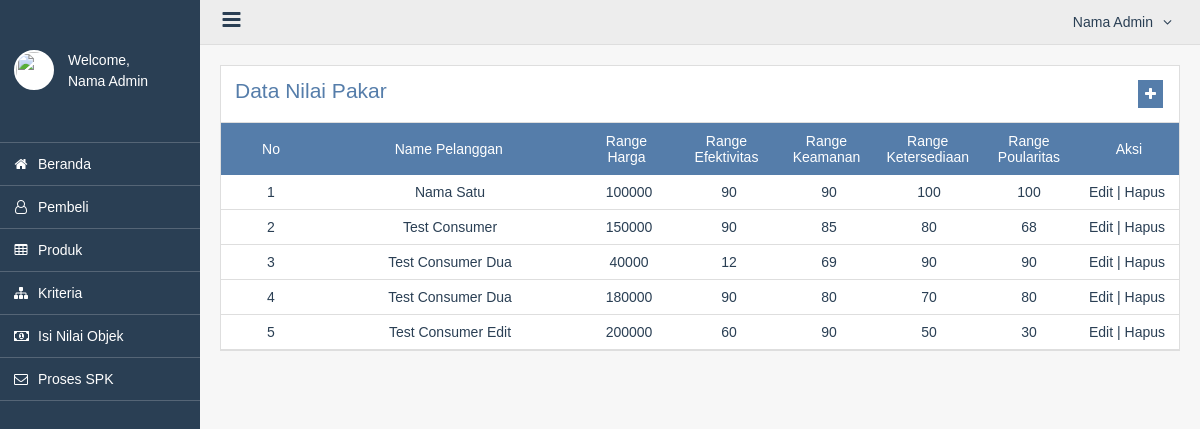
Screenshot of /penilaian.php (signed in) with the database file from the repository.
### tables this page shows
CREATE TABLE `penilaian` (
  `penilaian_id` int(11) NOT NULL,
  `name` varchar(244) NOT NULL,
  `harga` int(11) NOT NULL,
  `efektivitas` int(11) NOT NULL,
  `keamanan` int(11) NOT NULL,
  `ketersediaan` int(11) NOT NULL,
  `popularitas` int(11) NOT NULL,
  `total_penilaian` varchar(255) NOT NULL DEFAULT '0'
);

### penilaian.php (shortened to what this page needs)
<!DOCTYPE html>
<?php
include './proses/onek.php';
?>
<html lang="en">
<?php include('component/header.php'); ?>
<body>
    <div class="container">
        <?php include('component/sidebar.php'); ?>
        <div class="mainArea">
            <?php include('component/navbar.php'); ?>
            <div class="mainContent">
                <form action="" method="GET" name="listForm" class="form scrollX">
                    <div class="formHeader row">
                        <h2 class="text-1 fl">Data Nilai Pakar</h2>
                        <div class="fr">
                            <a href="#open-penilaian-add" class="btnAdd fa fa-plus bg-1 text-fff"></a>
                        </div>
                    </div>
                    <div class="table">
                        <div class="row bg-1">
                            <div class="cell cell-100 text-center text-fff">No</div>
                            <div class="cell cell-100p text-center text-fff">Name Pelanggan</div>
                            <div class="cell cell-100 text-center text-fff">Range Harga</div>
                            <div class="cell cell-100 text-center text-fff">Range Efektivitas</div>
                            <div class="cell cell-100 text-center text-fff">Range Keamanan</div>
                            <div class="cell cell-100 text-center text-fff">Range Ketersediaan</div>
                            <div class="cell cell-100 text-center text-fff">Range Poularitas</div>
                            <div class="cell cell-100 text-center text-fff"> Aksi </div>
                        </div>
                        <ul>
                            <?php
                            $no = 1;
                            $select = mysqli_query($dbcon, "SELECT * FROM penilaian");
                            while ($data = mysqli_fetch_array($select)) {
                            ?>
                                <li class="row">
                                    <div class="cell cell-100 text-center"><?php echo $no; ?></div>
                                    <div class="cell cell-100p text-center"><?php echo $data['name']; ?></div>
                                    <div class="cell cell-100 text-center"><?php echo $data['harga']; ?></div>
                                    <div class="cell cell-100 text-center"><?php echo $data['efektivitas']; ?></div>
                                    <div class="cell cell-100 text-center"><?php echo $data['keamanan']; ?></div>
                                    <div class="cell cell-100 text-center"><?php echo $data['ketersediaan']; ?></div>
                                    <div class="cell cell-100 text-center"><?php echo $data['popularitas']; ?></div>
                                    <div class="cell cell-100">
                                        <a href="#open-penilaian-edit<?php echo $data['penilaian_id']; ?>" data-toggle="modal" data-target="#open_modal<?php echo $data['penilaian_id']; ?>">Edit</a> |
                                        <a href='proses/hapusa_penilaian.php?name=<?= $data['penilaian_id']; ?>' onclick="return confirm('Apakah yakin menghapus ?')">Hapus</a>
                                    </div>
                                </li>
                            <?php $no++;
                            } ?>
                        </ul>
                    </div>
                </form>
            </div>
        </div>
    </div>
</body>
</html>

### css/style.css (style rules this page uses)
h1, h2, h3, h4, h5, h6, p, dt, dd, th, td, li, a { line-height: 1; font-weight: normal; }
body, h1, h2, h3, h4, h5, h6, p, dl, dt, dd, table, tr, thead, tbody, th, td, ul, li, a { margin: 0; padding: 0; }
ul { list-style: none; }
a, a:hover, a:focus, a:visited { display: inline-block; text-decoration: none; }
a { color: inherit; font-size: inherit; font-weight: inherit; line-height: inherit; }
body { font-family: Arial, sans-serif; }
.text-fff { color: #fff; }
.text-center { text-align: center !important; }
.row:before, .row:after { content: ""; display: table; }
.row:after { clear: both; }
.fl { float: left; }
.fr { float: right; }
body { font-family: "SFU Futura", Arial, sans-serif; font-size: 14px; color: #2a3f54; background: #f7f7f7; }
.bg-1 { background: #557daa; }
.text-1 { color: #557daa; }
.container { display: flex; display: -webkit-flex; padding-left: 200px; transition: 0.5s; }
.mainArea { width: 100%; overflow: hidden; }
.mainContent { padding: 20px; }
.form { background: #fff; border: 1px solid #dedede; }
.formHeader { padding: 1em; background: #fff; border-bottom: 1px solid #dedede; }
.btnAdd, .btnSave, .btnEdit, .btnRemove { padding: 0.5em; margin: 0 2px; }
.scrollX { width: 100%; overflow-x: scroll; }
.table { width: 100%; min-width: 768px; }
.table .row { width: 100%; }
.table .row .cell { display: table-cell; padding: 10px; vertical-align: middle; }
.table > ul > li { border-bottom: 1px solid #dedede; }
.table .cell-100 { -max-width: 100px; min-width: 100px; }
.table .cell-100p { width: 100%; }

### rows the page displays
penilaian: name "Nama Satu", harga "100000", efektivitas "90", keamanan "90", ketersediaan "100", popularitas "100"
penilaian: name "Test Consumer", harga "150000", efektivitas "90", keamanan "85", ketersediaan "80", popularitas "68"
penilaian: name "Test Consumer Dua", harga "40000", efektivitas "12", keamanan "69", ketersediaan "90", popularitas "90"
penilaian: name "Test Consumer Dua", harga "180000", efektivitas "90", keamanan "80", ketersediaan "70", popularitas "80"
penilaian: name "Test Consumer Edit", harga "200000", efektivitas "60", keamanan "90", ketersediaan "50", popularitas "30"

### other values shown
$_SESSION['nama'] "Nama Admin"
